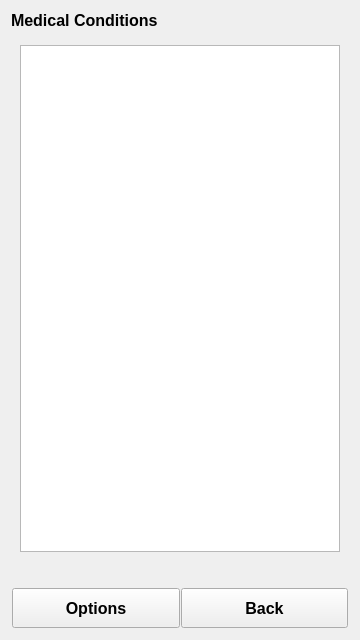
<?xml version="1.0" encoding="UTF-8"?>
<ui version="4.0">
 <class>Conditions</class>
 <widget class="QWidget" name="Conditions">
  <property name="geometry">
   <rect>
    <x>0</x>
    <y>0</y>
    <width>360</width>
    <height>640</height>
   </rect>
  </property>
  <property name="windowTitle">
   <string>Form</string>
  </property>
  <layout class="QGridLayout" name="gridLayout_4">
   <item row="1" column="0">
    <widget class="QWidget" name="widget" native="true">
     <layout class="QGridLayout" name="gridLayout_2">
      <item row="0" column="0">
       <widget class="QListWidget" name="listWidget">
        <property name="font">
         <font>
          <pointsize>12</pointsize>
         </font>
        </property>
        <property name="verticalScrollMode">
         <enum>QAbstractItemView::ScrollPerPixel</enum>
        </property>
        <property name="horizontalScrollMode">
         <enum>QAbstractItemView::ScrollPerPixel</enum>
        </property>
       </widget>
      </item>
     </layout>
    </widget>
   </item>
   <item row="2" column="0">
    <widget class="QWidget" name="widget_2" native="true">
     <layout class="QGridLayout" name="gridLayout">
      <property name="margin">
       <number>1</number>
      </property>
      <property name="spacing">
       <number>1</number>
      </property>
      <item row="0" column="0">
       <spacer name="verticalSpacer">
        <property name="orientation">
         <enum>Qt::Vertical</enum>
        </property>
        <property name="sizeType">
         <enum>QSizePolicy::Preferred</enum>
        </property>
        <property name="sizeHint" stdset="0">
         <size>
          <width>20</width>
          <height>20</height>
         </size>
        </property>
       </spacer>
      </item>
      <item row="0" column="1">
       <spacer name="verticalSpacer_2">
        <property name="orientation">
         <enum>Qt::Vertical</enum>
        </property>
        <property name="sizeType">
         <enum>QSizePolicy::Preferred</enum>
        </property>
        <property name="sizeHint" stdset="0">
         <size>
          <width>20</width>
          <height>20</height>
         </size>
        </property>
       </spacer>
      </item>
      <item row="1" column="0">
       <widget class="QPushButton" name="actionButton">
        <property name="minimumSize">
         <size>
          <width>0</width>
          <height>40</height>
         </size>
        </property>
        <property name="font">
         <font>
          <pointsize>12</pointsize>
          <weight>75</weight>
          <bold>true</bold>
         </font>
        </property>
        <property name="text">
         <string>Options</string>
        </property>
        <property name="icon">
         <iconset>
          <normaloff>:/images/icons/icon/options.png</normaloff>:/images/icons/icon/options.png</iconset>
        </property>
        <property name="flat">
         <bool>false</bool>
        </property>
       </widget>
      </item>
      <item row="1" column="1">
       <widget class="QPushButton" name="backButton">
        <property name="minimumSize">
         <size>
          <width>0</width>
          <height>40</height>
         </size>
        </property>
        <property name="font">
         <font>
          <pointsize>12</pointsize>
          <weight>75</weight>
          <bold>true</bold>
         </font>
        </property>
        <property name="text">
         <string>Back</string>
        </property>
        <property name="icon">
         <iconset>
          <normaloff>:/images/icons/icon/prev.png</normaloff>:/images/icons/icon/prev.png</iconset>
        </property>
       </widget>
      </item>
     </layout>
    </widget>
   </item>
   <item row="0" column="0">
    <widget class="QLabel" name="label">
     <property name="font">
      <font>
       <pointsize>12</pointsize>
       <weight>75</weight>
       <bold>true</bold>
      </font>
     </property>
     <property name="text">
      <string>Medical Conditions</string>
     </property>
    </widget>
   </item>
  </layout>
 </widget>
 <resources/>
 <connections/>
</ui>
